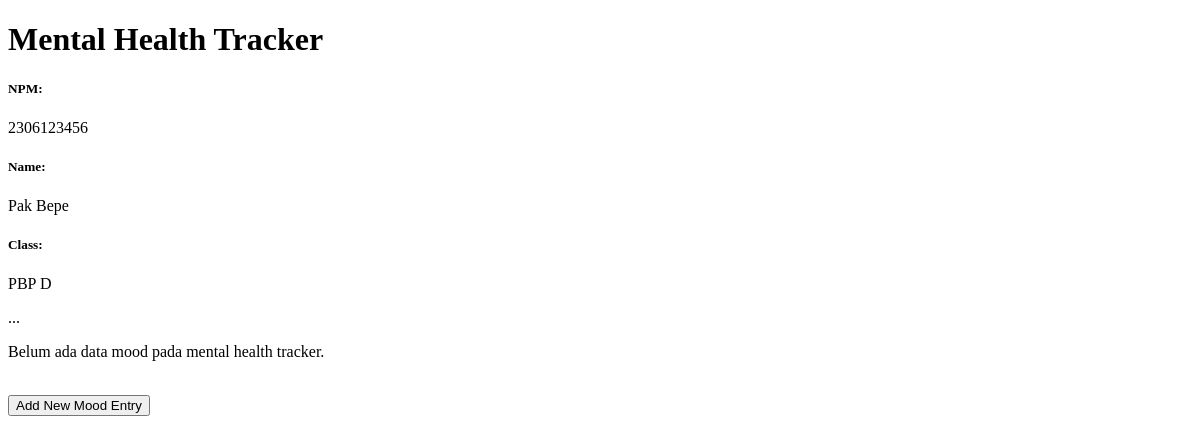
Before: / with the older database file.
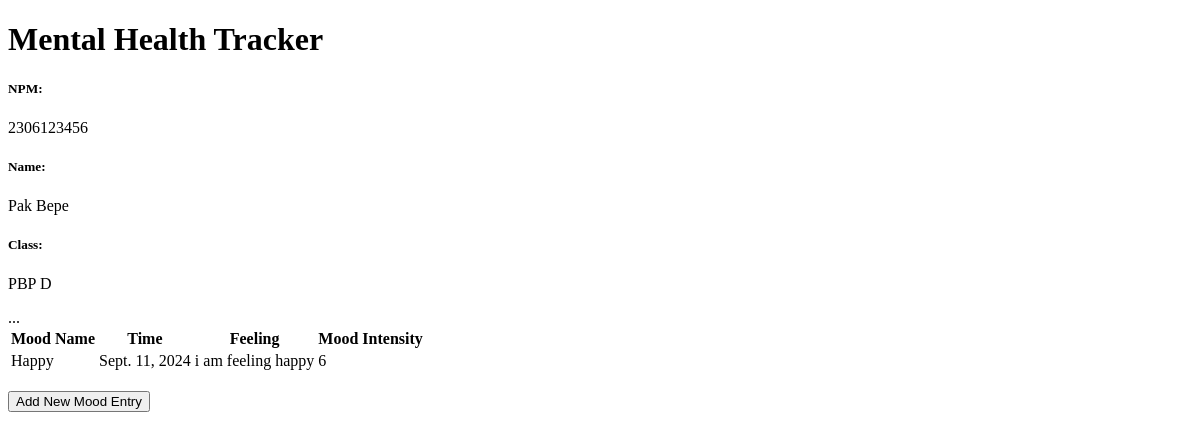
After: the same page with the newer database file.
### main/models.py (models this page shows, shortened)
class MoodEntry(models.Model):
    id = models.UUIDField(primary_key=True , default=uuid.uuid4, editable=False)
    mood = models.CharField(max_length=255)
    time = models.DateField(auto_now_add=True)
    feelings = models.TextField()
    mood_intensity = models.IntegerField()

### main/views.py (the view)
# urls.py: path('', show_main, name='show_main'),
def show_main(request):
    mood_entries = MoodEntry.objects.all()
    context = {
        'name': 'Pak Bepe',
        'class': 'PBP D',
        'npm': '2306123456',
        'mood_entries': mood_entries
    }
    return render(request, "main.html", context)

### main/templates/main.html (shortened to what this page needs)
{% extends 'base.html' %}
{% block content %}
<h1>Mental Health Tracker</h1>
<h5>NPM: </h5>
<p>{{ npm }}<p>
<h5>Name:</h5>
<p>{{ name }}</p>
<h5>Class:</h5>
<p>{{ class }}</p>
...
{% if not mood_entries %}
<p>Belum ada data mood pada mental health tracker.</p>
{% else %}
<table>
  <tr>
    <th>Mood Name</th>
    <th>Time</th>
    <th>Feeling</th>
    <th>Mood Intensity</th>
  </tr>
  {% for mood_entry in mood_entries %}
  <tr>
    <td>{{mood_entry.mood}}</td>
    <td>{{mood_entry.time}}</td>
    <td>{{mood_entry.feelings}}</td>
    <td>{{mood_entry.mood_intensity}}</td>
  </tr>
  {% endfor %}
</table>
{% endif %}
<br />
<a href="{% url 'main:create_mood_entry' %}">
  <button>Add New Mood Entry</button>
</a>
{% endblock content %}

### templates/base.html (shortened to what this page needs)
{% load static %}
<!DOCTYPE html>
<html lang="en">
  <head>
  </head>
  <body>
    {% block content %} {% endblock content %}
  </body>
</html>

Changed rows visible on the page:
added MoodEntry: mood "Happy", time "Sept. 11, 2024", feelings "i am feeling happy", mood_intensity "6"
Other visible differences:
text no longer shown: "Belum ada data mood pada mental health tracker."
text now shown: "Mood Name Time Feeling Mood Intensity"
